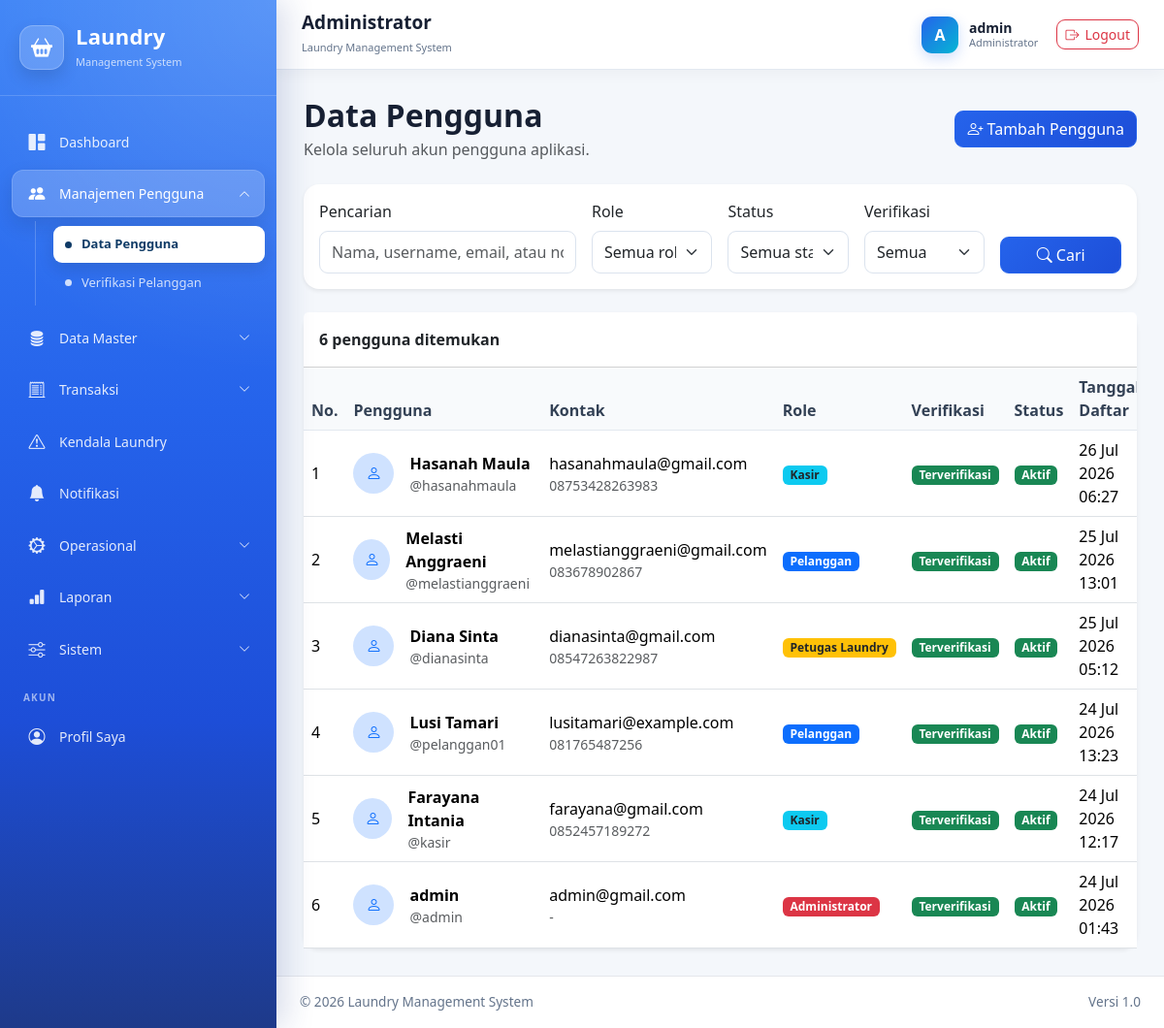
The page /administrator/pengguna/ (signed in) on the database as committed earlier.
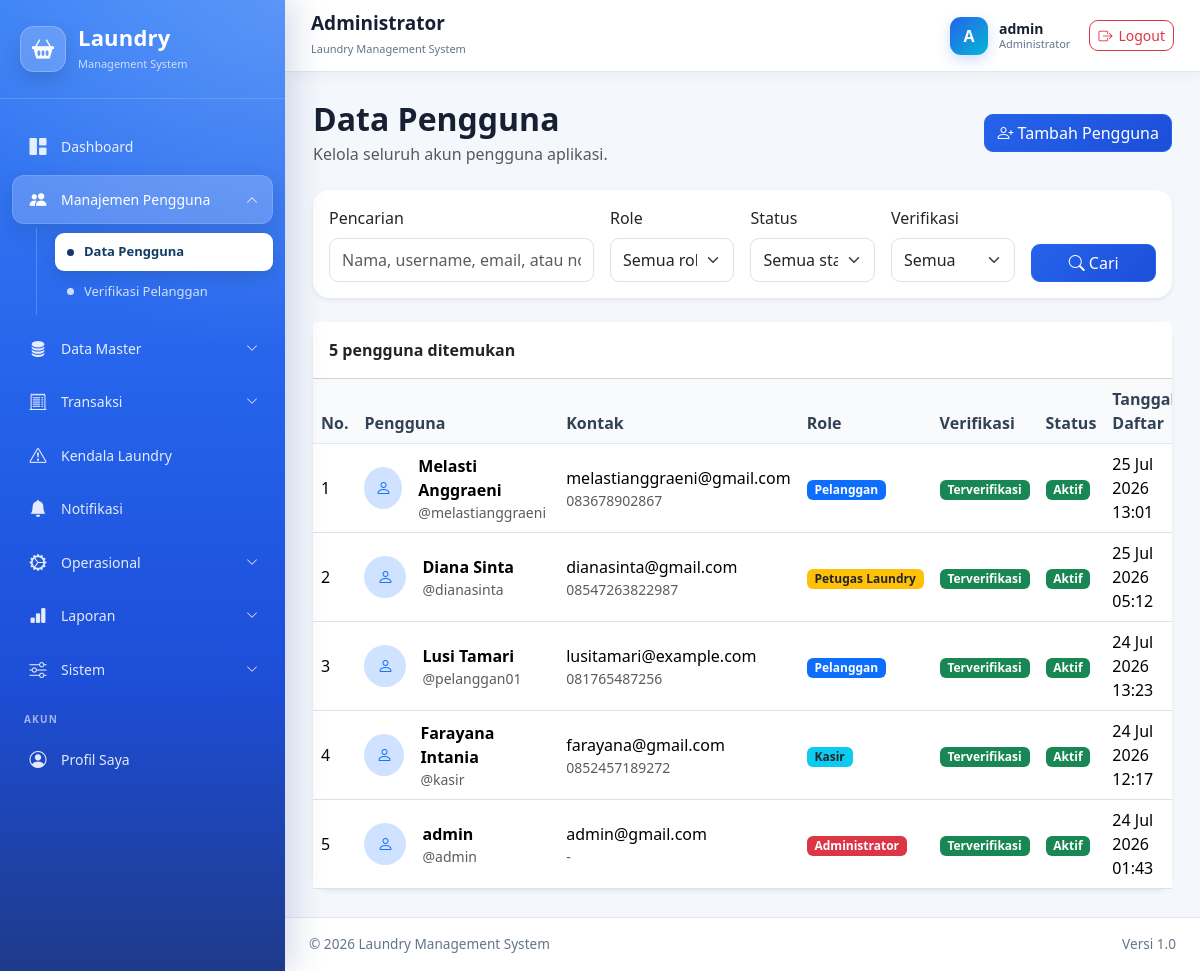
The same page on the database as committed later.
### administrator/models.py (models this page shows, shortened)
class User(AbstractUser):
    class Role(models.TextChoices):
        ADMINISTRATOR = "administrator", "Administrator"
        KASIR = "kasir", "Kasir"
        PETUGAS_LAUNDRY = "petugaslaundry", "Petugas Laundry"
        PELANGGAN = "pelanggan", "Pelanggan"
    role = models.CharField(
        max_length=30,
        choices=Role.choices,
        default=Role.PELANGGAN,
        db_index=True,
        verbose_name="Hak akses",
    )
    nomor_hp = models.CharField(
        max_length=20,
        unique=True,
        verbose_name="Nomor HP",
    )
    alamat = models.TextField(
        blank=True,
        verbose_name="Alamat",
    )
    foto = models.ImageField(
        upload_to="pengguna/foto/",
        blank=True,
        null=True,
        verbose_name="Foto",
    )
    is_verified = models.BooleanField(
        default=False,
        db_index=True,
        verbose_name="Terverifikasi",
        help_text="Pelanggan harus diverifikasi administrator sebelum dapat login.",
    )
    verified_at = models.DateTimeField(
        blank=True,
        null=True,
        verbose_name="Waktu verifikasi",
    )
    verified_by = models.ForeignKey(
        "self",
        on_delete=models.SET_NULL,
        blank=True,
        null=True,
        related_name="pengguna_diverifikasi",
        verbose_name="Diverifikasi oleh",
    )
    email = models.EmailField(
        unique=True,
        verbose_name="Email",
    )
    class Meta:
        verbose_name = "Pengguna"
        verbose_name_plural = "Data Pengguna"
        ordering = ["username"]
    def verifikasi(self, administrator):
        """
        Memverifikasi akun pelanggan.
        """
        self.is_verified = True
        self.is_active = True
        self.verified_at = timezone.now()
        self.verified_by = administrator
        self.save(
            update_fields=[
                "is_verified",
                "is_active",
                "verified_at",
                "verified_by",
            ]
        )

### administrator/views_user.py (the view, shortened to what this page needs)
@administrator_required
def user_list(request):
    users = User.objects.all().order_by("-date_joined")
    keyword = request.GET.get("q", "").strip()
    role = request.GET.get("role", "").strip()
    status = request.GET.get("status", "").strip()
    verifikasi = request.GET.get("verifikasi", "").strip()
    valid_roles = {
        choice[0]
        for choice in User.Role.choices
    }
    if role in valid_roles:
        users = users.filter(role=role)
    if status == "aktif":
        users = users.filter(is_active=True)
    elif status == "nonaktif":
        users = users.filter(is_active=False)
    if verifikasi == "terverifikasi":
        users = users.filter(is_verified=True)
    elif verifikasi == "belum":
        users = users.filter(is_verified=False)
    jumlah_user = users.count()
    paginator = Paginator(users, 10)
    page_number = request.GET.get("page")
    page_obj = paginator.get_page(page_number)
    context = {
        "page_obj": page_obj,
        "jumlah_user": jumlah_user,
        "keyword": keyword,
        "role_filter": role,
        "status_filter": status,
        "verifikasi_filter": verifikasi,
        "role_choices": User.Role.choices,
    }
    return render(
        request,
        "administrator/users/user_list.html",
        context,
    )

### templates/administrator/users/user_list.html (shortened to what this page needs)
{% extends "base.html" %}
{% block content %}
<div class="d-flex flex-wrap justify-content-between align-items-center mb-4">
    <div>
        <h2 class="fw-bold mb-1">
            Data Pengguna
        </h2>
        <p class="text-muted mb-0">
            Kelola seluruh akun pengguna aplikasi.
        </p>
    </div>
    <a
        href="{% url 'administrator:user_create' %}"
        class="btn btn-primary mt-3 mt-md-0"
    >
        <i class="bi bi-person-plus"></i>
        Tambah Pengguna
    </a>
</div>
<div class="card border-0 shadow-sm mb-4">
    <div class="card-body">
        <form method="get">
            <div class="row g-3">
                <div class="col-lg-4">
                    <label class="form-label">
                        Pencarian
                    </label>
                    <input
                        type="text"
                        name="q"
                        value="{{ keyword }}"
                        class="form-control"
                        placeholder="Nama, username, email, atau nomor HP"
                    >
                </div>
                <div class="col-md-4 col-lg-2">
                    <label class="form-label">
                        Role
                    </label>
                    <select
                        name="role"
                        class="form-select"
                    >
                        <option value="">
                            Semua role
                        </option>
                    </select>
                </div>
                <div class="col-md-4 col-lg-2">
                    <label class="form-label">
                        Status
                    </label>
                    <select
                        name="status"
                        class="form-select"
                    >
                        <option value="">
                            Semua status
                        </option>
                    </select>
                </div>
                <div class="col-md-4 col-lg-2">
                    <label class="form-label">
                        Verifikasi
                    </label>
                    <select
                        name="verifikasi"
                        class="form-select"
                    >
                        <option value="">
                            Semua
                        </option>
                    </select>
                </div>
                <div class="col-lg-2 d-flex align-items-end">
                    <div class="d-grid w-100">
                        <button
                            type="submit"
                            class="btn btn-primary"
                        >
                            <i class="bi bi-search"></i>
                            Cari
                        </button>
                    </div>
                </div>
            </div>
        </form>
    </div>
</div>
<div class="card border-0 shadow-sm">
    <div class="card-header bg-white py-3">
        <strong>
            {{ jumlah_user }} pengguna ditemukan
        </strong>
    </div>
    <div class="card-body p-0">
        {% if page_obj %}
            <div class="table-responsive">
                <table class="table table-hover align-middle mb-0">
                    <thead class="table-light">
                        <tr>
                            <th>No.</th>
                            <th>Pengguna</th>
                            <th>Kontak</th>
                            <th>Role</th>
                            <th>Verifikasi</th>
                            <th>Status</th>
                            <th>Tanggal Daftar</th>
                        </tr>
                    </thead>
                    <tbody>
                        {% for user_obj in page_obj %}
                            <tr>
                                <td>
                                    {{ page_obj.start_index|add:forloop.counter0 }}
                                </td>
                                <td>
                                    <div class="d-flex align-items-center">
                                        {% if user_obj.foto %}
                                            <img
                                                src="{{ user_obj.foto.url }}"
                                                alt="{{ user_obj.username }}"
                                                class="rounded-circle me-3"
                                                width="42"
                                                height="42"
                                                style="object-fit: cover;"
                                            >
                                        {% else %}
                                            <div
                                                class="rounded-circle bg-primary-subtle text-primary d-flex align-items-center justify-content-center me-3"
                                                style="width: 42px; height: 42px;"
                                            >
                                                <i class="bi bi-person"></i>
                                            </div>
                                        {% endif %}
                                        <div>
                                            <strong>
                                                {{ user_obj.get_full_name|default:user_obj.username }}
                                            </strong>
                                            <div class="small text-muted">
                                                @{{ user_obj.username }}
                                            </div>
                                        </div>
                                    </div>
                                </td>
                                <td>
                                    <div>
                                        {{ user_obj.email }}
                                    </div>
                                    <div class="small text-muted">
                                        {{ user_obj.nomor_hp|default:"-" }}
                                    </div>
                                </td>
                                <td>
                                    {% if user_obj.role == "administrator" %}
                                        <span class="badge bg-danger">
                                            {{ user_obj.get_role_display }}
                                        </span>
                                    {% elif user_obj.role == "kasir" %}
                                        <span class="badge bg-info text-dark">
                                            {{ user_obj.get_role_display }}
                                        </span>
                                    {% elif user_obj.role == "petugaslaundry" %}
                                        <span class="badge bg-warning text-dark">
                                            {{ user_obj.get_role_display }}
                                        </span>
                                    {% else %}
                                        <span class="badge bg-primary">
                                            {{ user_obj.get_role_display }}
                                        </span>
                                    {% endif %}
                                </td>
                                <td>
                                    {% if user_obj.is_verified %}
                                        <span class="badge bg-success">
                                            Terverifikasi
                                        </span>
                                    {% else %}
                                        <span class="badge bg-warning text-dark">
                                            Belum
                                        </span>
                                    {% endif %}
                                </td>
                                <td>
                                    {% if user_obj.is_active %}
                                        <span class="badge bg-success">
                                            Aktif
                                        </span>
                                    {% else %}
                                        <span class="badge bg-secondary">
                                            Nonaktif
                                        </span>
                                    {% endif %}
                                </td>
                                <td>
                                    {{ user_obj.date_joined|date:"d M Y H:i" }}
                                </td>
                            </tr>
                        {% endfor %}
                    </tbody>
                </table>
            </div>
        {% endif %}
    </div>
</div>
{% endblock %}

### templates/includes/navbar.html (shortened to what this page needs)
<nav class="top-navbar">
    <div class="navbar-left">
        <div>
            <h5 class="navbar-title">
                {% if request.user.role == "administrator" %}
                    Administrator
                {% elif request.user.role == "kasir" %}
                    Kasir
                {% elif request.user.role == "petugaslaundry" %}
                    Petugas Laundry
                {% elif request.user.role == "pelanggan" %}
                    Pelanggan
                {% else %}
                    Laundry Management System
                {% endif %}
            </h5>
            <small class="navbar-subtitle">
                Laundry Management System
            </small>
        </div>
    </div>
    <div class="navbar-user">
        <div class="user-avatar">
            {{ request.user.username|first|upper }}
        </div>
        <div class="user-info">
            <span class="user-name">
                {{ request.user.get_full_name|default:request.user.username }}
            </span>
            <small>
                {{ request.user.get_role_display }}
            </small>
        </div>
        <a
            href="{% url 'logout' %}"
            class="btn btn-outline-danger btn-sm logout-button"
            title="Logout"
        >
            <i class="bi bi-box-arrow-right"></i>
            <span>Logout</span>
        </a>
    </div>
</nav>

Rows that differ between the two databases and show on the page:
removed User: start_index|add "1", get_full_name "Hasanah Maula", username "hasanahmaula", email "hasanahmaula@gmail.com", nomor_hp "08753428263983", role "Kasir", is_verified "Terverifikasi", is_active "Aktif", date_joined "26 Jul 2026 06:27"
changed User "admin": start_index|add "6" → "5"
changed User "Melasti Anggraeni": start_index|add "2" → "1"
changed User "Diana Sinta": start_index|add "3" → "2"
computed for User "Lusi Tamari": start_index|add "4" → "3"
computed for User "Farayana Intania": start_index|add "5" → "4"
Other text that changed with them:
{{ jumlah_user }}: "6" → "5"
